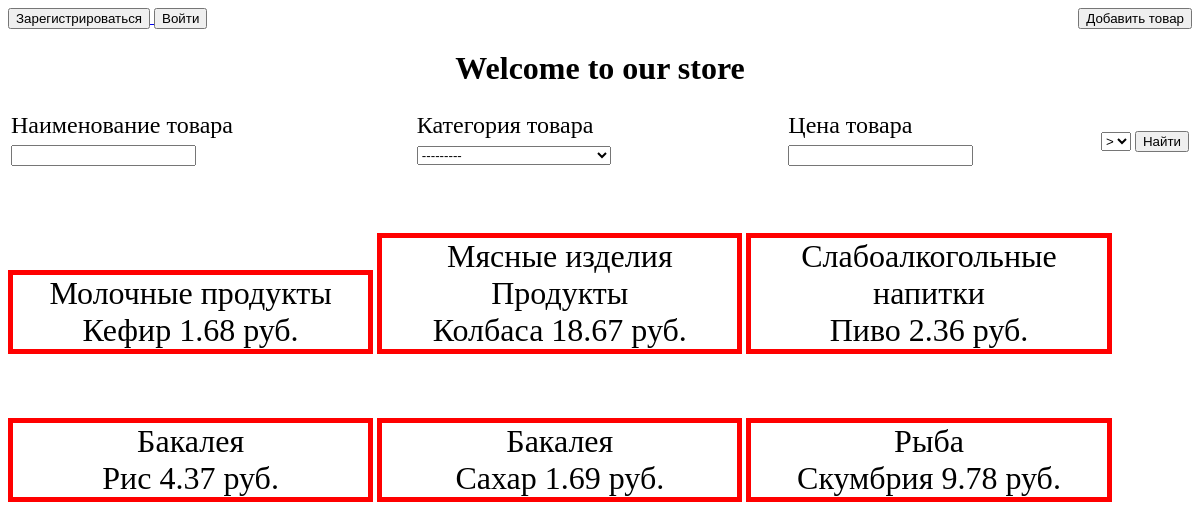
The app's page /main/, older data.
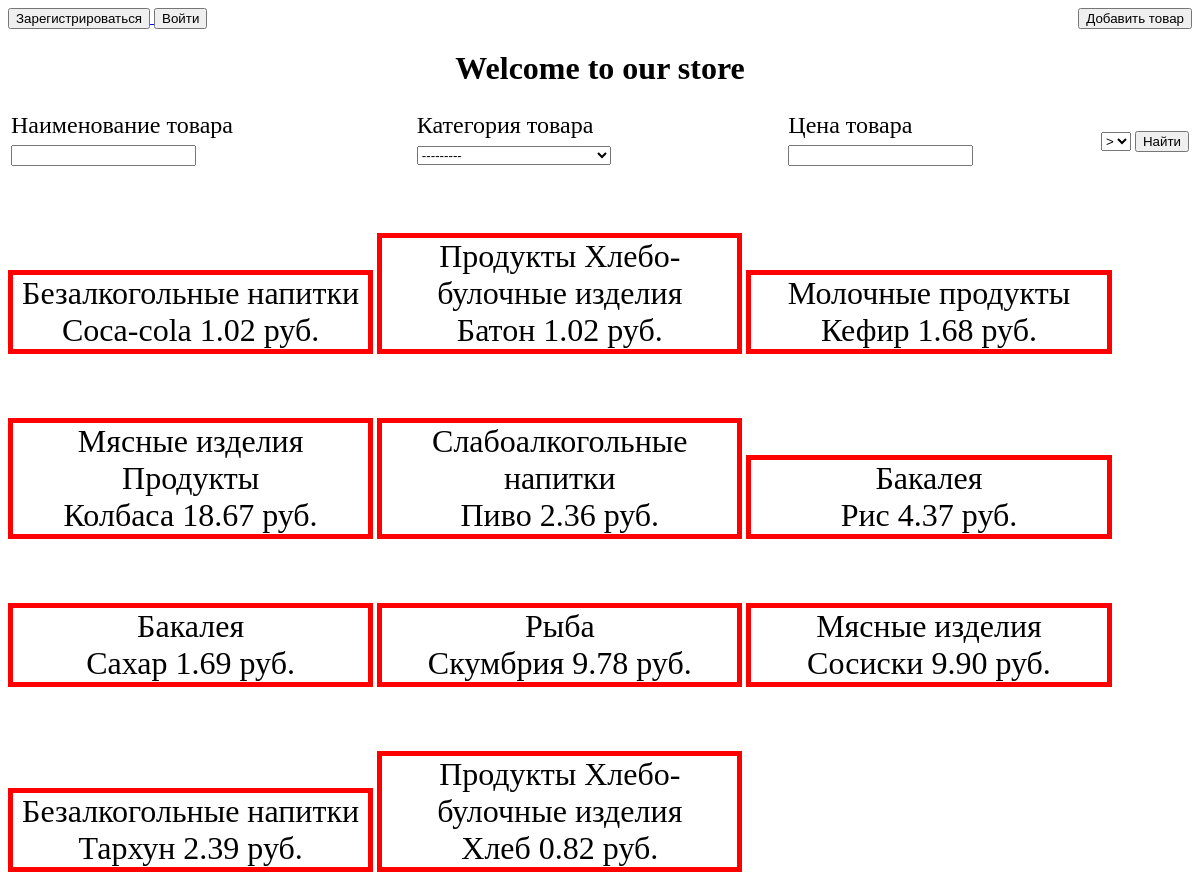
The same page, newer data.
### main_app/models.py (models this page shows, shortened)
class Category(models.Model):
    category_name = models.CharField(max_length=150, verbose_name='Категория', unique=True)
    category_slug = models.SlugField(max_length=100, verbose_name='Слаг категории')
    def __str__(self):
        return self.category_name
    class Meta:
        verbose_name = 'Категория'
        verbose_name_plural = 'Категории'
        ordering = ['category_name']

class Product(models.Model):
    product_name = models.CharField(max_length=200, verbose_name='Наименование товара', unique=True)
    product_slug = models.SlugField(max_length=200, verbose_name='Слаг товара')
    product_price = models.DecimalField(max_digits=7, decimal_places=2, verbose_name='Цена товара', blank=True,
                                        null=True)
    product_quantity = models.PositiveIntegerField(verbose_name='Количество товара на складе', blank=True, null=True)
    product_units = models.ForeignKey('UnitOfMeasure', on_delete=models.CASCADE, verbose_name='Единицы измерения',
                                      blank=True, null=True)
    product_image = models.ImageField(verbose_name='Фото товара', upload_to='images/%Y/%m/%d', blank=True, null=True)
    is_available = models.BooleanField(default=True, verbose_name='Доступность', blank=True, null=True)
    product_countriesoforigin = models.ForeignKey('CountryOfOrigin', on_delete=models.CASCADE,
                                                  verbose_name='Страны происхождения', blank=True, null=True)
    product_categories = models.ManyToManyField('Category', verbose_name='Категории', blank=True)
    product_description = models.TextField(verbose_name="Описание товара", blank=True, null=True)
    class Meta:
        verbose_name = 'Товар'
        verbose_name_plural = 'Товары'
        ordering = ['product_name']

### main_app/views.py (the view, shortened to what this page needs)
# urls.py: path('main/', main_view, name='main'),
def main_view(request):
    products = Product.objects.all()
    form = FilterForm()
    return render(request, template_name='main.html', context={'products': products, 'form': form})

### main_app/forms.py
class FilterForm(forms.Form):
    category_name = forms.ModelChoiceField(queryset=Category.objects.all(), label='Категория товара',  required=False, widget=forms.Select())
    product_name = forms.CharField(label='Наименование товара', required=False)
    gl = forms.CharField(widget=forms.Select(choices=[('greater', '>'), ('less', '<')]),
                         label='', required=False)
    product_price = forms.DecimalField(label='Цена товара', required=False)

### main_app/templates/main.html (shortened to what this page needs)
<!DOCTYPE html>
{% load static %}
<html lang="en">
<head>
    <link rel="stylesheet" href="{% static 'css/style.css' %}">
</head>
<body>
{% if user.is_authenticated %}
<p>Welcome, {{ user.username }}</p>
<a href="{% url 'accounts:logout' %}">
    <button>Выйти</button>
</a>
{% else %}
<a href="{% url 'accounts:registration' %}">
    <button>Зарегистрироваться</button>
</a>
<a href="{% url 'accounts:login' %}">
    <button>Войти</button>
</a>
{% endif %}
<div style="float: right;">
    <a href="{% url 'main_app:create_product' %}"><button>Добавить товар</button></a>
</div>
<h1 style="text-align: center;">Welcome to our store</h1>
<div id="filter">
    <form action="" method="GET">
    <table>
        <tr>
            <td>
                {{ form.product_name.label }}
                {{ form.product_name }}
            </td>
            <td>
                {{ form.category_name.label }}
                {{ form.category_name }}
            </td>
            <td>
                {{ form.product_price.label }}
                {{ form.product_price }}
            </td>
            <td>
                {{ form.gl }}
            </td>
            <td>
                <input type="submit" value="Найти">
            </td>
        </tr>
    </table>
</form>
</div>
<div>
    {% for product in products %}
    <div class="product_card">
        <div>
            {% for category in product.product_categories.all %} {{ category }} {% endfor %}
        </div>
        <div>
        {{ product.product_name }} {{ product.product_price }} руб.
        </div>
    </div>
    {% endfor %}
</div>
</body>
</html>

Row changes from the older to the newer data that the page shows:
added Product: product_name "Coca-cola", product_price "1.02"
now on this page (row unchanged): Category: category_name "Безалкогольные напитки"
added Product: product_name "Батон", product_price "1.02", Category (category_name "Продукты")
now on this page (row unchanged): Category: category_name "Хлебо-булочные изделия"
added Product: product_name "Сосиски", product_price "9.90", Category (category_name "Мясные изделия")
added Product: product_name "Тархун", product_price "2.39"
added Product: product_name "Хлеб", product_price "0.82", Category (category_name "Продукты")
